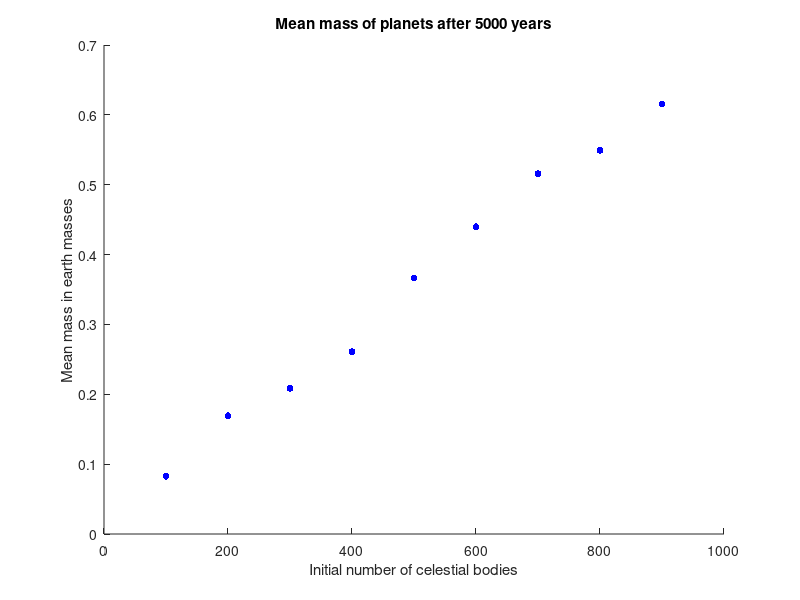
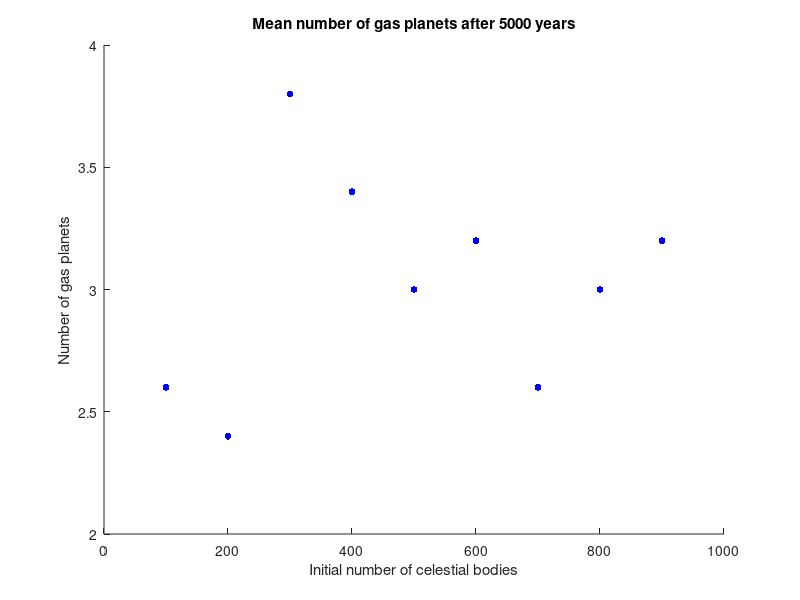

Source code (MATLAB) for these figures, in order:
clear all;
load('EINDM100.mat');
EINDM100 = sum(EINDM,2);
EINDSM100 = EINDM(:,1,:);
EINDGM100 = EINDM(:,2,:);
clear EINDM;
load('EINDM200.mat');
EINDM200 = sum(EINDM,2);
EINDSM200 = EINDM(:,1,:);
EINDGM200 = EINDM(:,2,:);
clear EINDM;
load('EINDM300.mat');
EINDM300 = sum(EINDM,2);
EINDSM300 = EINDM(:,1,:);
EINDGM300 = EINDM(:,2,:);
clear EINDM;
load('EINDM400.mat');
EINDM400 = sum(EINDM,2);
EINDSM400 = EINDM(:,1,:);
EINDGM400 = EINDM(:,2,:);
clear EINDM;
load('EINDM500.mat');
EINDM500 = sum(EINDM,2);
EINDSM500 = EINDM(:,1,:);
EINDGM500 = EINDM(:,2,:);
clear EINDM;
load('EINDM600.mat');
EINDM600 = sum(EINDM,2);
EINDSM600 = EINDM(:,1,:);
EINDGM600 = EINDM(:,2,:);
clear EINDM;
load('EINDM700.mat');
EINDM700 = sum(EINDM,2);
EINDSM700 = EINDM(:,1,:);
EINDGM700 = EINDM(:,2,:);
clear EINDM;
load('EINDM800.mat');
EINDM800 = sum(EINDM,2);
EINDSM800 = EINDM(:,1,:);
EINDGM800 = EINDM(:,2,:);
clear EINDM;
load('EINDM900.mat');
EINDM900 = sum(EINDM,2);
EINDSM900 = EINDM(:,1,:);
EINDGM900 = EINDM(:,2,:);
clear EINDM;

NGP100 = zeros(5,1);
NGP200 = zeros(5,1);
NGP300 = zeros(5,1);
NGP400 = zeros(5,1);
NGP500 = zeros(5,1);
NGP600 = zeros(5,1);
NGP700 = zeros(5,1);
NGP800 = zeros(5,1);
NGP900 = zeros(5,1);
MP100 = zeros(5,1);
MP200 = zeros(5,1);
MP300 = zeros(5,1);
MP400 = zeros(5,1);
MP500 = zeros(5,1);
MP600 = zeros(5,1);
MP700 = zeros(5,1);
MP800 = zeros(5,1);
MP900 = zeros(5,1);

for i = 1:5
    M100 = EINDM100(EINDM100(:,i) > 0.06,1,i);
    M200 = EINDM200(EINDM200(:,i) > 0.06,1,i);
    M300 = EINDM300(EINDM300(:,i) > 0.06,1,i);
    M400 = EINDM400(EINDM400(:,i) > 0.06,1,i);
    M500 = EINDM500(EINDM500(:,i) > 0.06,1,i);
    M600 = EINDM600(EINDM600(:,i) > 0.06,1,i);
    M700 = EINDM700(EINDM700(:,i) > 0.06,1,i);
    M800 = EINDM800(EINDM800(:,i) > 0.06,1,i);
    M900 = EINDM900(EINDM900(:,i) > 0.06,1,i);
    GM100 = EINDGM100(EINDM100(:,i) > 0.06,1,i);
    GM200 = EINDGM200(EINDM200(:,i) > 0.06,1,i);
    GM300 = EINDGM300(EINDM300(:,i) > 0.06,1,i);
    GM400 = EINDGM400(EINDM400(:,i) > 0.06,1,i);
    GM500 = EINDGM500(EINDM500(:,i) > 0.06,1,i);
    GM600 = EINDGM600(EINDM600(:,i) > 0.06,1,i);
    GM700 = EINDGM700(EINDM700(:,i) > 0.06,1,i);
    GM800 = EINDGM800(EINDM800(:,i) > 0.06,1,i);
    GM900 = EINDGM900(EINDM900(:,i) > 0.06,1,i);
    NGP100(i) = sum(GM100./M100 > 0.1);
    NGP200(i) = sum(GM200./M200 > 0.1);
    NGP300(i) = sum(GM300./M300 > 0.1);
    NGP400(i) = sum(GM400./M400 > 0.1);
    NGP500(i) = sum(GM500./M500 > 0.1);
    NGP600(i) = sum(GM600./M600 > 0.1);
    NGP700(i) = sum(GM700./M700 > 0.1);
    NGP800(i) = sum(GM800./M800 > 0.1);
    NGP900(i) = sum(GM900./M900 > 0.1);
    MP100(i) = mean(EINDM100(EINDM100(:,i) > 0.06,1,i));
    MP200(i) = mean(EINDM200(EINDM200(:,i) > 0.06,1,i));
    MP300(i) = mean(EINDM300(EINDM300(:,i) > 0.06,1,i));
    MP400(i) = mean(EINDM400(EINDM400(:,i) > 0.06,1,i));
    MP500(i) = mean(EINDM500(EINDM500(:,i) > 0.06,1,i));
    MP600(i) = mean(EINDM600(EINDM600(:,i) > 0.06,1,i));
    MP700(i) = mean(EINDM700(EINDM700(:,i) > 0.06,1,i));
    MP800(i) = mean(EINDM800(EINDM800(:,i) > 0.06,1,i));
    MP900(i) = mean(EINDM900(EINDM900(:,i) > 0.06,1,i));
    
    clear M100;
    clear M200;
    clear M300;
    clear M400;
    clear M500;
    clear M600;
    clear M700;
    clear M800;
    clear M900;
    clear GM100;
    clear GM200;
    clear GM300;
    clear GM400;
    clear GM500;
    clear GM600;
    clear GM700;
    clear GM800;
    clear GM900;
end

MMP(1) = mean(MP100);
MMP(2) = mean(MP200);
MMP(3) = mean(MP300);
MMP(4) = mean(MP400);
MMP(5) = mean(MP500);
MMP(6) = mean(MP600);
MMP(7) = mean(MP700);
MMP(8) = mean(MP800);
MMP(9) = mean(MP900);
MNGP(1) = mean(NGP100);
MNGP(2) = mean(NGP200);
MNGP(3) = mean(NGP300);
MNGP(4) = mean(NGP400);
MNGP(5) = mean(NGP500);
MNGP(6) = mean(NGP600);
MNGP(7) = mean(NGP700);
MNGP(8) = mean(NGP800);
MNGP(9) = mean(NGP900);

figure;
scatter(100:100:900,MMP,25,[0,0,1],'o','filled');
title('Mean mass of planets after 5000 years');
xlabel('Initial number of celestial bodies');
ylabel('Mean mass in earth masses');

figure;
scatter(100:100:900,MNGP,25,[0,0,1],'o','filled');
title('Mean number of gas planets after 5000 years');
xlabel('Initial number of celestial bodies');
ylabel('Number of gas planets');
